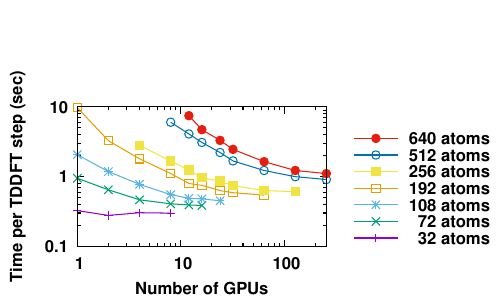

This figure's gnuplot source:
set term pdf font "Helvetica Bold, 18" linewidth 1.5
set output "strong.pdf"

set size 1, 0.7
set style data linespoints

set key outside invert reverse bottom

set xlabel 'Number of GPUs'
set ylabel 'Time per TDDFT step (sec)'

set log x
set log y

plot 'scaling.dat' \
	   u 1:($2/10) t ' 32 atoms', \
	'' u 1:($3/10) t ' 72 atoms', \
	'' u 1:($4/10) t '108 atoms', \
	'' u 1:($5/10) t '192 atoms', \
	'' u 1:($6/10) t '256 atoms', \
	'' u 1:($7/10) t '512 atoms', \
	'' u 1:($8/10) t '640 atoms'  \
;

